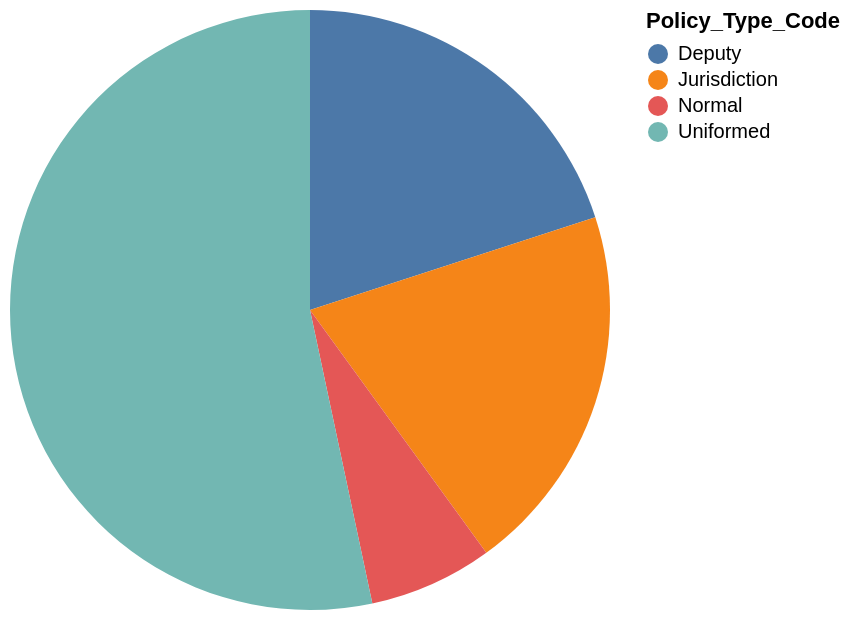

Express this chart as Vega-Lite.
### Vega-Lite specification from a JSON file in a GitHub repository (floating-point values rounded to 4 significant figures)
{"data": {"values": [{"x_data": "Deputy", "y_data": 3}, {"x_data": "Jurisdiction", "y_data": 3}, {"x_data": "Normal", "y_data": 1}, {"x_data": "Uniformed", "y_data": 8}]}, "mark": "arc", "encoding": {"theta": {"field": "y_data", "type": "quantitative", "title": "count(*)"}, "color": {"field": "x_data", "type": "nominal", "title": "Policy_Type_Code"}}}
